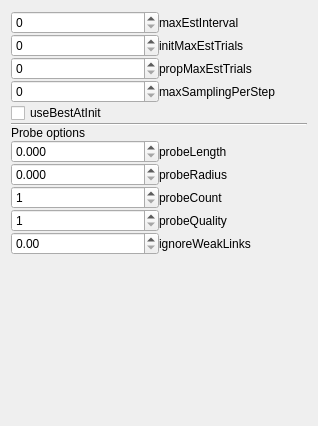
                 <widget class="QWidget" name="scrollAreaWidgetContents_2">
                  <property name="geometry">
                   <rect>
                    <x>0</x>
                    <y>0</y>
                    <width>318</width>
                    <height>426</height>
                   </rect>
                  </property>
                  <property name="maximumSize">
                   <size>
                    <width>16777215</width>
                    <height>600</height>
                   </size>
                  </property>
                  <layout class="QGridLayout" name="gridLayout_5">
                   <item row="0" column="0">
                    <layout class="QGridLayout" name="gridLayout_11">
                     <property name="spacing">
                      <number>0</number>
                     </property>
                     <item row="0" column="0">
                      <layout class="QGridLayout" name="gridLayout_12">
                       <property name="spacing">
                        <number>0</number>
                       </property>
                       <item row="0" column="0">
                        <widget class="QSpinBox" name="txt_maxEstInterval">
                         <property name="maximum">
                          <number>100000</number>
                         </property>
                        </widget>
                       </item>
                       <item row="0" column="1">
                        <widget class="QLabel" name="label_15">
                         <property name="text">
                          <string>maxEstInterval</string>
                         </property>
                        </widget>
                       </item>
                       <item row="1" column="0">
                        <widget class="QSpinBox" name="txt_initMaxEstTrials">
                         <property name="maximum">
                          <number>100000</number>
                         </property>
                        </widget>
                       </item>
                       <item row="1" column="1">
                        <widget class="QLabel" name="label_19">
                         <property name="text">
                          <string>initMaxEstTrials</string>
                         </property>
                        </widget>
                       </item>
                       <item row="2" column="0">
                        <widget class="QSpinBox" name="txt_propMaxEstTrials">
                         <property name="maximum">
                          <number>100000</number>
                         </property>
                        </widget>
                       </item>
                       <item row="2" column="1">
                        <widget class="QLabel" name="label_20">
                         <property name="text">
                          <string>propMaxEstTrials</string>
                         </property>
                        </widget>
                       </item>
                       <item row="3" column="0">
                        <widget class="QSpinBox" name="txt_maxSamplingPerStep">
                         <property name="maximum">
                          <number>100000</number>
                         </property>
                        </widget>
                       </item>
                       <item row="3" column="1">
                        <widget class="QLabel" name="label_21">
                         <property name="text">
                          <string>maxSamplingPerStep</string>
                         </property>
                        </widget>
                       </item>
                      </layout>
                     </item>
                     <item row="1" column="0">
                      <widget class="QCheckBox" name="check_useBestAtInit">
                       <property name="text">
                        <string>useBestAtInit</string>
                       </property>
                       <property name="checked">
                        <bool>false</bool>
                       </property>
                      </widget>
                     </item>
                     <item row="2" column="0">
                      <widget class="Line" name="line_4">
                       <property name="orientation">
                        <enum>Qt::Horizontal</enum>
                       </property>
                      </widget>
                     </item>
                     <item row="3" column="0">
                      <widget class="QLabel" name="label_22">
                       <property name="text">
                        <string>Probe options</string>
                       </property>
                      </widget>
                     </item>
                     <item row="4" column="0">
                      <layout class="QGridLayout" name="gridLayout">
                       <item row="1" column="0">
                        <widget class="QDoubleSpinBox" name="txt_probeRadius">
                         <property name="decimals">
                          <number>3</number>
                         </property>
                         <property name="maximum">
                          <double>1000000.000000000000000</double>
                         </property>
                        </widget>
                       </item>
                       <item row="5" column="1">
                        <spacer name="verticalSpacer_5">
                         <property name="orientation">
                          <enum>Qt::Vertical</enum>
                         </property>
                         <property name="sizeHint" stdset="0">
                          <size>
                           <width>20</width>
                           <height>0</height>
                          </size>
                         </property>
                        </spacer>
                       </item>
                       <item row="3" column="0">
                        <widget class="QSpinBox" name="txt_probeQuality">
                         <property name="minimum">
                          <number>1</number>
                         </property>
                         <property name="maximum">
                          <number>100000</number>
                         </property>
                        </widget>
                       </item>
                       <item row="4" column="1">
                        <widget class="QLabel" name="label_25">
                         <property name="text">
                          <string>ignoreWeakLinks</string>
                         </property>
                        </widget>
                       </item>
                       <item row="2" column="0">
                        <widget class="QSpinBox" name="txt_probeCount">
                         <property name="minimum">
                          <number>1</number>
                         </property>
                         <property name="maximum">
                          <number>100000</number>
                         </property>
                        </widget>
                       </item>
                       <item row="0" column="1">
                        <widget class="QLabel" name="label_16">
                         <property name="text">
                          <string>probeLength</string>
                         </property>
                        </widget>
                       </item>
                       <item row="4" column="0">
                        <widget class="QDoubleSpinBox" name="txt_ignoreWeakLinks"/>
                       </item>
                       <item row="0" column="0">
                        <widget class="QDoubleSpinBox" name="txt_probeLength">
                         <property name="decimals">
                          <number>3</number>
                         </property>
                         <property name="maximum">
                          <double>1000000.000000000000000</double>
                         </property>
                        </widget>
                       </item>
                       <item row="3" column="1">
                        <widget class="QLabel" name="label_24">
                         <property name="text">
                          <string>probeQuality</string>
                         </property>
                        </widget>
                       </item>
                       <item row="1" column="1">
                        <widget class="QLabel" name="label_17">
                         <property name="text">
                          <string>probeRadius</string>
                         </property>
                        </widget>
                       </item>
                       <item row="2" column="1">
                        <widget class="QLabel" name="label_23">
                         <property name="text">
                          <string>probeCount</string>
                         </property>
                        </widget>
                       </item>
                      </layout>
                     </item>
                    </layout>
                   </item>
                   <item row="1" column="0">
                    <spacer name="verticalSpacer">
                     <property name="orientation">
                      <enum>Qt::Vertical</enum>
                     </property>
                     <property name="sizeHint" stdset="0">
                      <size>
                       <width>20</width>
                       <height>40</height>
                      </size>
                     </property>
                    </spacer>
                   </item>
                  </layout>
                 </widget>
